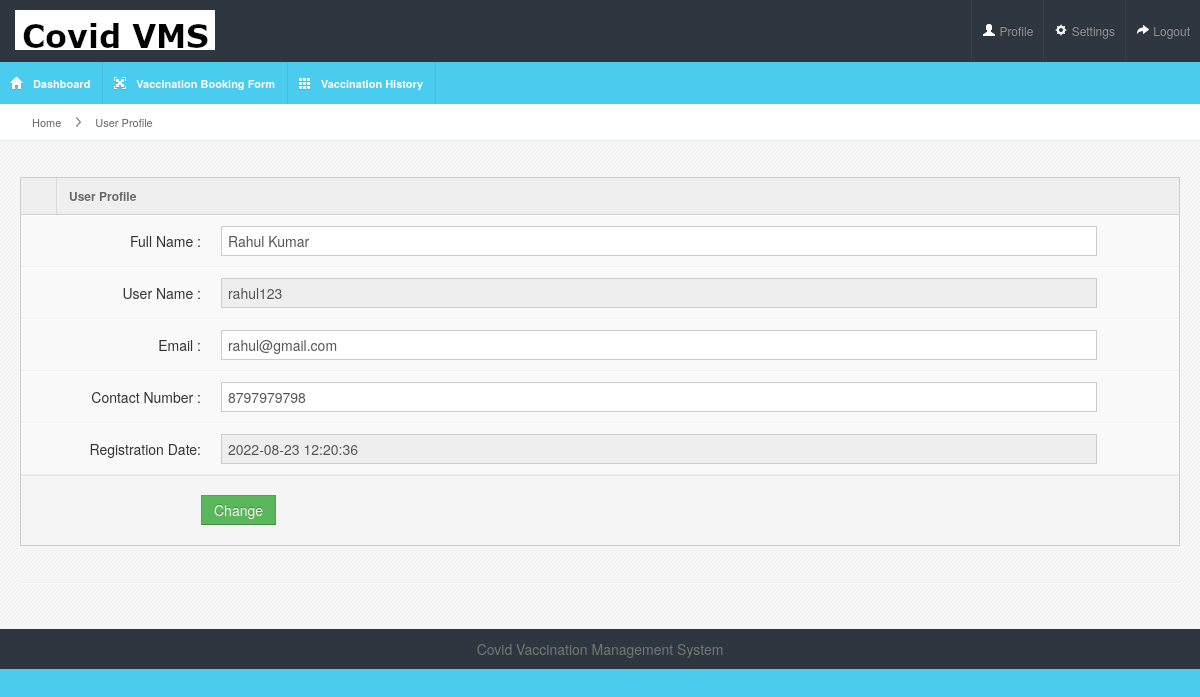
/covidvms/user/profile.php (signed in), run on the app's committed database.
### tables this page shows
CREATE TABLE `tbluser` (
  `ID` int(10) NOT NULL,
  `FullName` varchar(250) DEFAULT NULL,
  `UserName` varchar(250) DEFAULT NULL,
  `MobileNumber` bigint(20) DEFAULT NULL,
  `Email` varchar(250) DEFAULT NULL,
  `Password` varchar(250) DEFAULT NULL,
  `RegDate` timestamp NULL DEFAULT current_timestamp()
);

### covidvms/user/profile.php (the view, shortened to what this page needs)
<?php
include('includes/dbconnection.php');
if (strlen($_SESSION['cvmsuid']==0)) {
  header('location:logout.php');
  } else{
  ?>
<!DOCTYPE html>
<html lang="en">
<head>
<link rel="stylesheet" href="../admin/css/bootstrap.min.css" />
<link rel="stylesheet" href="../admin/css/bootstrap-responsive.min.css" />
<link rel="stylesheet" href="../admin/css/colorpicker.css" />
<link rel="stylesheet" href="../admin/css/datepicker.css" />
<link rel="stylesheet" href="../admin/css/uniform.css" />
<link rel="stylesheet" href="../admin/css/select2.css" />
<link rel="stylesheet" href="../admin/css/maruti-style.css" />
<link rel="stylesheet" href="../admin/css/maruti-media.css" class="skin-color" />
</head>
<body>
<?php include_once('includes/header.php');?>
<div id="content">
  <div id="content-header">
    <div id="breadcrumb"> <a href="dashboard.php" title="Go to Home" class="tip-bottom"><i class="icon-home"></i> Home</a> <a href="profile.php" class="tip-bottom">User Profile</a> </div>
  </div>
  <div class="container-fluid">
    <div class="row-fluid">
      <div class="span12">
        <div class="widget-box">
          <div class="widget-title"> <span class="icon"> <i class="icon-align-justify"></i> </span>
            <h5>User Profile</h5>
          </div>
          <div class="widget-content nopadding">
            <form method="post" class="form-horizontal">
              <?php
$uid=$_SESSION['cvmsuid'];
$sql="SELECT * from  tbluser where ID=:uid";
$query = $dbh -> prepare($sql);
$query->bindParam(':uid',$uid,PDO::PARAM_STR);
$query->execute();
$results=$query->fetchAll(PDO::FETCH_OBJ);
$cnt=1;
if($query->rowCount() > 0)
{
foreach($results as $row)
{               ?>
              <div class="control-group">
                <label class="control-label">Full Name :</label>
                <div class="controls">
                   <input type="text" class="span11" id="exampleTextInput1" name="fname" value="<?php  echo $row->FullName;?>" required='true'>
                </div>
              </div>
              <div class="control-group">
                <label class="control-label">User Name :</label>
                <div class="controls">
                  <input type="text" class="span11" id="email2" name="username" value="<?php  echo $row->UserName;?>" readonly="true">
                </div>
              </div>
              <div class="control-group">
                <label class="control-label">Email  :</label>
                <div class="controls">
                  <input type="email" class="span11" id="email2" name="email" value="<?php  echo $row->Email;?>" required='true'>
                </div>
              </div>
              <div class="control-group">
                <label class="control-label">Contact Number :</label>
                <div class="controls">
                  <input type="text" class="span11" id="mobilenumber" name="mobilenumber" value="<?php  echo $row->MobileNumber;?>" required='true' maxlength='10'>
                </div>
              </div>
              <div class="control-group">
                <label class="control-label">Registration Date:</label>
                <div class="controls">
                  <input type="text" class="span11" value="<?php  echo $row->RegDate;?>" readonly="true">
                  </div>
              </div>
              <?php $cnt=$cnt+1;}} ?>
              <div class="form-actions">
                <button type="submit" class="btn btn-success" name="submit">Change</button>
              </div>
            </form>
          </div>
        </div>
      </div>
    </div><hr>
  </div>
</div>
<?php include_once('includes/footer.php');?>
</body>
</html>
<?php }  ?>

### covidvms/admin/css/maruti-style.css (style rules this page uses)
* { outline:none !important; -moz-outline: none !important; }
body { overflow-x: hidden; margin-top: -10px; }
select, textarea, input[type="text"], input[type="password"], input[type="datetime"], input[type="datetime-local"], input[type="date"], input[type="month"], input[type="time"], input[type="week"], input[type="number"], input[type="email"], input[type="url"], input[type="search"], input[type="tel"], input[type="color"], .uneditable-input, .label, .dropdown-menu, .btn, .well, .progress, .table-bordered, .btn-group > .btn:first-child, .btn-group > .btn:last-child, .btn-group > .btn:last-child, .btn-group > .dropdown-toggle, .alert { border-radius:0px; }
.btn, textarea, input[type="text"], input[type="password"], input[type="datetime"], input[type="datetime-local"], input[type="date"], input[type="month"], input[type="time"], input[type="week"], input[type="number"], input[type="email"], input[type="url"], input[type="search"], input[type="tel"], input[type="color"], .uneditable-input { box-shadow:none; }
.progress, .progress-success .bar, .progress .bar-success, .progress-warning .bar, .progress .bar-warning, .progress-danger .bar, .progress .bar-danger, .progress-info .bar, .progress .bar-info, .btn, .btn-primary { background-image:none; }
#content { background:url(../images/backgrounds/bodyBg.png) repeat #fff; margin-left:0px; margin-right: 0; margin-top:80px; padding-bottom: 25px; position: relative; min-height: 500px; width: auto; }
#content-header { position: abslute; width: 100%; margin-top: -38px; z-index: 20; }
.container-fluid .row-fluid:first-child { margin-top: 20px; }
#breadcrumb { background-color: #fff; border-bottom: 1px solid #e3ebed; }
#breadcrumb a { padding: 8px 20px 8px 10px; display: inline-block; background-image: url('../img/breadcrumb.png'); background-position: center right; background-repeat: no-repeat; font-size: 11px; color: #666666; }
#breadcrumb a:last-child { background-image:none; }
#breadcrumb a i { margin-right: 5px; opacity: .6; }
.stat-boxes .peity_bar_good, .stat-boxes .peity_line_good, { color: #459D1C; }
.widget-box { background: none repeat scroll 0 0 #F9F9F9; border-top: 1px solid #CDCDCD; border-left: 1px solid #CDCDCD; border-right: 1px solid #CDCDCD; clear: both; margin-top: 16px; margin-bottom: 16px; position: relative; }
.widget-title, .modal-header, .table th, div.dataTables_wrapper .ui-widget-header { background-color: #efefef; border-bottom: 1px solid #CDCDCD; height: 36px; }
.widget-title span.icon { border-right: 1px solid #cdcdcd; padding: 9px 10px 7px 11px; float: left; opacity: .7; }
.widget-title h5 { color: #666666; text-shadow: 0 1px 0 #ffffff; float: left; font-size: 12px; font-weight: bold; padding: 12px; line-height: 12px; margin: 0; }
.widget-content { padding: 12px 15px; border-bottom: 1px solid #cdcdcd; }
.nopadding { padding: 0 !important; }
form { margin-bottom: 0; }
.form-horizontal .control-group { border-top: 1px solid #ffffff; border-bottom: 1px solid #eeeeee; margin-bottom: 0; }
.form-horizontal .control-label { padding-top: 15px; width: 180px; }
.form-horizontal .controls { margin-left: 200px; padding: 10px 0; }
.form-horizontal .form-actions { margin-top: 0; margin-bottom: 0; }

### covidvms/admin/css/maruti-media.css (style rules this page uses)
body { background:#49CCED; }

### data on the page
tbluser: fname "Rahul Kumar", username "rahul123", email "rahul@gmail.com", mobilenumber "8797979798", RegDate "2022-08-23 12:20:36"
